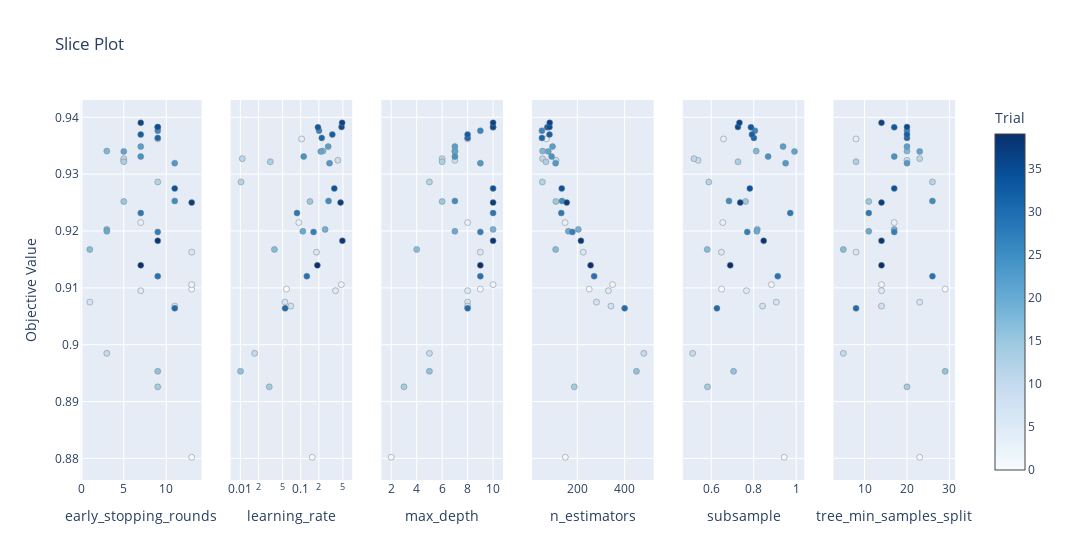

Source (notebook cell):
### Code cell
vis.plot_slice(study).show()

### Figure 1 — Plotly figure (JSON) as saved in the notebook; plotly's stock layout.template omitted (floating-point values rounded to 4 significant figures)
{"data": [{"marker": {"color": [0, 1, 2, 3, 4, 5, 6, 7, 8, 9, 10, 11, 12, 13, 14, 15, 16, 17, 18, 19, 20, 21, 22, 23, 24, 25, 26, 27, 28, 29, 30, 31, 32, 33, 34, 35, 36, 37, 38, 39], "colorbar": {"title": {"text": "Trial"}, "x": 1, "xpad": 40}, "colorscale": [[0, "rgb(247,251,255)"], [0.125, "rgb(222,235,247)"], [0.25, "rgb(198,219,239)"], [0.375, "rgb(158,202,225)"], [0.5, "rgb(107,174,214)"], [0.625, "rgb(66,146,198)"], [0.75, "rgb(33,113,181)"], [0.875, "rgb(8,81,156)"], [1, "rgb(8,48,107)"]], "line": {"color": "Grey", "width": 0.5}, "showscale": true}, "mode": "markers", "name": "Feasible Trial", "showlegend": false, "type": "scatter", "x": [13, 13, 13, 7, 9, 7, 13, 1, 11, 5, 3, 5, 9, 5, 9, 5, 9, 1, 3, 3, 3, 5, 7, 11, 7, 11, 9, 9, 7, 9, 11, 9, 7, 9, 11, 9, 7, 13, 9, 7], "xaxis": "x", "y": [0.9098, 0.8802, 0.9106, 0.9215, 0.9362, 0.9095, 0.9163, 0.9075, 0.9068, 0.9324, 0.8985, 0.9327, 0.9286, 0.9322, 0.8926, 0.9252, 0.8953, 0.9168, 0.9341, 0.9203, 0.92, 0.934, 0.9348, 0.9319, 0.9331, 0.9253, 0.9376, 0.9198, 0.9232, 0.912, 0.9064, 0.9364, 0.937, 0.9382, 0.9275, 0.9383, 0.939, 0.925, 0.9183, 0.914], "yaxis": "y"}, {"marker": {"color": [0, 1, 2, 3, 4, 5, 6, 7, 8, 9, 10, 11, 12, 13, 14, 15, 16, 17, 18, 19, 20, 21, 22, 23, 24, 25, 26, 27, 28, 29, 30, 31, 32, 33, 34, 35, 36, 37, 38, 39], "colorbar": {"title": {"text": "Trial"}, "x": 1, "xpad": 40}, "colorscale": [[0, "rgb(247,251,255)"], [0.125, "rgb(222,235,247)"], [0.25, "rgb(198,219,239)"], [0.375, "rgb(158,202,225)"], [0.5, "rgb(107,174,214)"], [0.625, "rgb(66,146,198)"], [0.75, "rgb(33,113,181)"], [0.875, "rgb(8,81,156)"], [1, "rgb(8,48,107)"]], "line": {"color": "Grey", "width": 0.5}, "showscale": false}, "mode": "markers", "name": "Feasible Trial", "showlegend": false, "type": "scatter", "x": [0.0582, 0.155, 0.4701, 0.093, 0.1034, 0.3767, 0.1825, 0.05461, 0.06853, 0.4119, 0.0172, 0.01074, 0.01023, 0.03129, 0.03006, 0.1422, 0.01005, 0.03663, 0.234, 0.2536, 0.1084, 0.2145, 0.2852, 0.3001, 0.112, 0.289, 0.2011, 0.1632, 0.08673, 0.1261, 0.05507, 0.2228, 0.3339, 0.1929, 0.3595, 0.4751, 0.4849, 0.4567, 0.49, 0.1885], "xaxis": "x2", "y": [0.9098, 0.8802, 0.9106, 0.9215, 0.9362, 0.9095, 0.9163, 0.9075, 0.9068, 0.9324, 0.8985, 0.9327, 0.9286, 0.9322, 0.8926, 0.9252, 0.8953, 0.9168, 0.9341, 0.9203, 0.92, 0.934, 0.9348, 0.9319, 0.9331, 0.9253, 0.9376, 0.9198, 0.9232, 0.912, 0.9064, 0.9364, 0.937, 0.9382, 0.9275, 0.9383, 0.939, 0.925, 0.9183, 0.914], "yaxis": "y2"}, {"marker": {"color": [0, 1, 2, 3, 4, 5, 6, 7, 8, 9, 10, 11, 12, 13, 14, 15, 16, 17, 18, 19, 20, 21, 22, 23, 24, 25, 26, 27, 28, 29, 30, 31, 32, 33, 34, 35, 36, 37, 38, 39], "colorbar": {"title": {"text": "Trial"}, "x": 1, "xpad": 40}, "colorscale": [[0, "rgb(247,251,255)"], [0.125, "rgb(222,235,247)"], [0.25, "rgb(198,219,239)"], [0.375, "rgb(158,202,225)"], [0.5, "rgb(107,174,214)"], [0.625, "rgb(66,146,198)"], [0.75, "rgb(33,113,181)"], [0.875, "rgb(8,81,156)"], [1, "rgb(8,48,107)"]], "line": {"color": "Grey", "width": 0.5}, "showscale": false}, "mode": "markers", "name": "Feasible Trial", "showlegend": false, "type": "scatter", "x": [9, 2, 10, 8, 8, 8, 9, 8, 8, 7, 5, 6, 5, 6, 3, 6, 5, 4, 7, 10, 7, 7, 7, 9, 7, 7, 9, 9, 10, 9, 8, 8, 8, 10, 10, 10, 10, 10, 10, 9], "xaxis": "x3", "y": [0.9098, 0.8802, 0.9106, 0.9215, 0.9362, 0.9095, 0.9163, 0.9075, 0.9068, 0.9324, 0.8985, 0.9327, 0.9286, 0.9322, 0.8926, 0.9252, 0.8953, 0.9168, 0.9341, 0.9203, 0.92, 0.934, 0.9348, 0.9319, 0.9331, 0.9253, 0.9376, 0.9198, 0.9232, 0.912, 0.9064, 0.9364, 0.937, 0.9382, 0.9275, 0.9383, 0.939, 0.925, 0.9183, 0.914], "yaxis": "y3"}, {"marker": {"color": [0, 1, 2, 3, 4, 5, 6, 7, 8, 9, 10, 11, 12, 13, 14, 15, 16, 17, 18, 19, 20, 21, 22, 23, 24, 25, 26, 27, 28, 29, 30, 31, 32, 33, 34, 35, 36, 37, 38, 39], "colorbar": {"title": {"text": "Trial"}, "x": 1, "xpad": 40}, "colorscale": [[0, "rgb(247,251,255)"], [0.125, "rgb(222,235,247)"], [0.25, "rgb(198,219,239)"], [0.375, "rgb(158,202,225)"], [0.5, "rgb(107,174,214)"], [0.625, "rgb(66,146,198)"], [0.75, "rgb(33,113,181)"], [0.875, "rgb(8,81,156)"], [1, "rgb(8,48,107)"]], "line": {"color": "Grey", "width": 0.5}, "showscale": false}, "mode": "markers", "name": "Feasible Trial", "showlegend": false, "type": "scatter", "x": [250, 149, 349, 148, 69, 331, 225, 281, 342, 110, 481, 53, 52, 67, 187, 109, 450, 108, 53, 204, 162, 77, 95, 108, 91, 135, 50, 179, 132, 271, 400, 50, 82, 73, 134, 82, 83, 155, 215, 256], "xaxis": "x4", "y": [0.9098, 0.8802, 0.9106, 0.9215, 0.9362, 0.9095, 0.9163, 0.9075, 0.9068, 0.9324, 0.8985, 0.9327, 0.9286, 0.9322, 0.8926, 0.9252, 0.8953, 0.9168, 0.9341, 0.9203, 0.92, 0.934, 0.9348, 0.9319, 0.9331, 0.9253, 0.9376, 0.9198, 0.9232, 0.912, 0.9064, 0.9364, 0.937, 0.9382, 0.9275, 0.9383, 0.939, 0.925, 0.9183, 0.914], "yaxis": "y4"}, {"marker": {"color": [0, 1, 2, 3, 4, 5, 6, 7, 8, 9, 10, 11, 12, 13, 14, 15, 16, 17, 18, 19, 20, 21, 22, 23, 24, 25, 26, 27, 28, 29, 30, 31, 32, 33, 34, 35, 36, 37, 38, 39], "colorbar": {"title": {"text": "Trial"}, "x": 1, "xpad": 40}, "colorscale": [[0, "rgb(247,251,255)"], [0.125, "rgb(222,235,247)"], [0.25, "rgb(198,219,239)"], [0.375, "rgb(158,202,225)"], [0.5, "rgb(107,174,214)"], [0.625, "rgb(66,146,198)"], [0.75, "rgb(33,113,181)"], [0.875, "rgb(8,81,156)"], [1, "rgb(8,48,107)"]], "line": {"color": "Grey", "width": 0.5}, "showscale": false}, "mode": "markers", "name": "Feasible Trial", "showlegend": false, "type": "scatter", "x": [0.6486, 0.9435, 0.8834, 0.6543, 0.6578, 0.766, 0.6478, 0.9065, 0.8416, 0.5378, 0.512, 0.5186, 0.5884, 0.726, 0.5821, 0.7613, 0.705, 0.5808, 0.8117, 0.8169, 0.8146, 0.9921, 0.9384, 0.9503, 0.8679, 0.6834, 0.8058, 0.7695, 0.9722, 0.9133, 0.6266, 0.8008, 0.7917, 0.7868, 0.7817, 0.7255, 0.7327, 0.7365, 0.847, 0.6894], "xaxis": "x5", "y": [0.9098, 0.8802, 0.9106, 0.9215, 0.9362, 0.9095, 0.9163, 0.9075, 0.9068, 0.9324, 0.8985, 0.9327, 0.9286, 0.9322, 0.8926, 0.9252, 0.8953, 0.9168, 0.9341, 0.9203, 0.92, 0.934, 0.9348, 0.9319, 0.9331, 0.9253, 0.9376, 0.9198, 0.9232, 0.912, 0.9064, 0.9364, 0.937, 0.9382, 0.9275, 0.9383, 0.939, 0.925, 0.9183, 0.914], "yaxis": "y5"}, {"marker": {"color": [0, 1, 2, 3, 4, 5, 6, 7, 8, 9, 10, 11, 12, 13, 14, 15, 16, 17, 18, 19, 20, 21, 22, 23, 24, 25, 26, 27, 28, 29, 30, 31, 32, 33, 34, 35, 36, 37, 38, 39], "colorbar": {"title": {"text": "Trial"}, "x": 1, "xpad": 40}, "colorscale": [[0, "rgb(247,251,255)"], [0.125, "rgb(222,235,247)"], [0.25, "rgb(198,219,239)"], [0.375, "rgb(158,202,225)"], [0.5, "rgb(107,174,214)"], [0.625, "rgb(66,146,198)"], [0.75, "rgb(33,113,181)"], [0.875, "rgb(8,81,156)"], [1, "rgb(8,48,107)"]], "line": {"color": "Grey", "width": 0.5}, "showscale": false}, "mode": "markers", "name": "Feasible Trial", "showlegend": false, "type": "scatter", "x": [29, 23, 14, 17, 8, 14, 8, 23, 14, 20, 5, 23, 26, 8, 20, 11, 29, 5, 20, 17, 11, 23, 20, 20, 17, 26, 20, 17, 11, 26, 8, 20, 20, 17, 17, 20, 14, 14, 14, 14], "xaxis": "x6", "y": [0.9098, 0.8802, 0.9106, 0.9215, 0.9362, 0.9095, 0.9163, 0.9075, 0.9068, 0.9324, 0.8985, 0.9327, 0.9286, 0.9322, 0.8926, 0.9252, 0.8953, 0.9168, 0.9341, 0.9203, 0.92, 0.934, 0.9348, 0.9319, 0.9331, 0.9253, 0.9376, 0.9198, 0.9232, 0.912, 0.9064, 0.9364, 0.937, 0.9382, 0.9275, 0.9383, 0.939, 0.925, 0.9183, 0.914], "yaxis": "y6"}], "layout": {"title": {"text": "Slice Plot"}, "width": 1800, "xaxis": {"anchor": "y", "domain": [0, 0.1389], "title": {"text": "early_stopping_rounds"}}, "xaxis2": {"anchor": "y2", "domain": [0.1722, 0.3111], "title": {"text": "learning_rate"}, "type": "log"}, "xaxis3": {"anchor": "y3", "domain": [0.3444, 0.4833], "title": {"text": "max_depth"}}, "xaxis4": {"anchor": "y4", "domain": [0.5167, 0.6556], "title": {"text": "n_estimators"}}, "xaxis5": {"anchor": "y5", "domain": [0.6889, 0.8278], "title": {"text": "subsample"}}, "xaxis6": {"anchor": "y6", "domain": [0.8611, 1], "title": {"text": "tree_min_samples_split"}}, "yaxis": {"anchor": "x", "domain": [0, 1], "title": {"text": "Objective Value"}}, "yaxis2": {"anchor": "x2", "domain": [0, 1], "matches": "y", "showticklabels": false}, "yaxis3": {"anchor": "x3", "domain": [0, 1], "matches": "y", "showticklabels": false}, "yaxis4": {"anchor": "x4", "domain": [0, 1], "matches": "y", "showticklabels": false}, "yaxis5": {"anchor": "x5", "domain": [0, 1], "matches": "y", "showticklabels": false}, "yaxis6": {"anchor": "x6", "domain": [0, 1], "matches": "y", "showticklabels": false}}}
